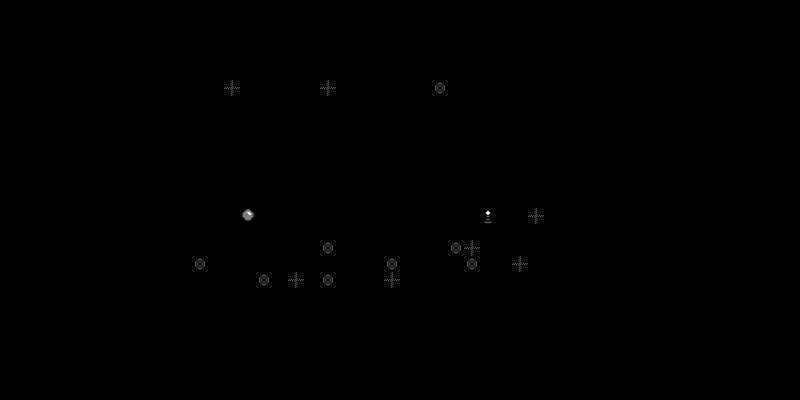

A level layout from a 2D game, rendered from its tile map. Below: a short description, then the map file with tile-grid data replaced by summaries:
An orthogonal 50x25 tile map with 16x16 px tiles, 1 tile layer (Tile Layer 1).

<map version="1.0" orientation="orthogonal" width="50" height="25" tilewidth="16" tileheight="16">
 <tileset firstgid="1" name="terrain2" tilewidth="16" tileheight="16">
  <image source="terrain2.png" trans="ff00ff" width="128" height="128" />
  <terraintypes>
   <terrain name="1" tile="-1" />
  </terraintypes>
  <tile id="0" terrain=",,,0" />
  <tile id="1" terrain=",,0,0" />
  <tile id="2" terrain=",,0," />
  <tile id="3" terrain="0,0,0," />
  <tile id="4" terrain="0,0,,0" />
  <tile id="5">
   <properties>
    <property name="start" value="" />
   </properties>
  </tile>
  <tile id="8" terrain=",0,,0" />
  <tile id="9" terrain="0,0,0,0" />
  <tile id="10" terrain="0,,0," />
  <tile id="11" terrain="0,,0,0" />
  <tile id="12" terrain=",0,0,0" />
  <tile id="13">
   <properties>
    <property name="end" value="" />
   </properties>
  </tile>
  <tile id="16" terrain=",0,," />
  <tile id="17" terrain="0,0,," />
  <tile id="18" terrain="0,,," />
  <tile id="19" terrain="0,0,0,0" />
  <tile id="20" terrain="0,0,0,0" />
  <tile id="24" terrain="0,0,0,0" />
  <tile id="25" terrain="0,0,0,0" />
  <tile id="26" terrain="0,0,0,0" />
  <tile id="27" terrain="0,0,0,0" />
  <tile id="28" terrain="0,0,0,0" />
  <tile id="32" terrain="0,0,0,0" />
  <tile id="33" terrain="0,0,0,0" />
  <tile id="34" terrain="0,0,0,0" />
  <tile id="35" terrain="0,0,0,0" />
  <tile id="40" terrain="0,0,0,0" />
  <tile id="41" terrain="0,0,0,0" />
  <tile id="42" terrain="0,0,0,0" />
  <tile id="43" terrain="0,0,0,0" />
 </tileset>
 <layer name="Tile Layer 1" width="50" height="25">
  <data>[1250 cells, 244 non-empty, 30 distinct tile ids]</data>
 </layer>
</map>
